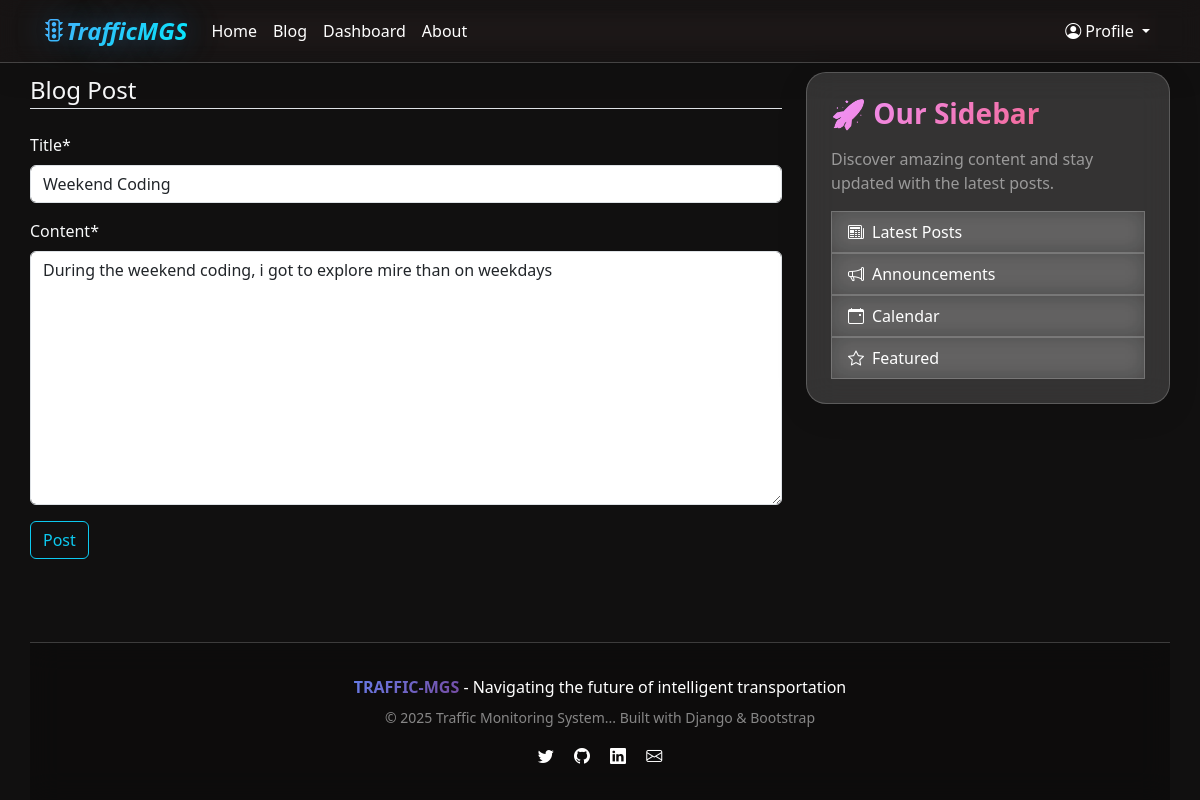
The page /blog/post/2/update/ (signed in) on the database its author committed.
### apps/blogapp/models.py (models this page shows, shortened)
class Post(models.Model):
    title = models.CharField(max_length=200)
    content = models.TextField()
    date_posted = models.DateTimeField(default=timezone.now)
    author = models.ForeignKey(User, on_delete=models.CASCADE)

### apps/blogapp/views.py (the view, shortened to what this page needs)
# urls.py: path('post/<int:pk>/update/', PostUpdateView.as_view(), name='post-update'),
class PostUpdateView(LoginRequiredMixin, UserPassesTestMixin, UpdateView):
    model = Post
    fields = ['title', 'content']
    template_name = 'blog/post_form.html'
    def test_func(self):
        post = self.get_object()
        if self.request.user == post.author:
            return True
        return False

### apps/blogapp/templates/blog/post_form.html (shortened to what this page needs)
{% extends 'blog/base.html' %}
{% load crispy_forms_tags %}
{% block content %}
<div class="content-section text-light">
  <form method="POST">
    <fieldset class="form-group">
      <legend class="border-bottom mb-4">Blog Post</legend>
      {{ form|crispy }}
    </fieldset>
    <div class="form-group">
      <button type="submit" class="btn btn-outline-info"  >Post</button>
    </div>
  </form>
</div>
{% endblock content %}

### apps/blogapp/templates/blog/base.html (style rules this page uses)
:root { --primary-gradient: linear-gradient(135deg, #667eea 0%, #764ba2 100%); --secondary-gradient: linear-gradient(135deg, #f093fb 0%, #f5576c 100%); --accent-gradient: linear-gradient(135deg, #4facfe 0%, #00f2fe 100%); --dark-gradient: linear-gradient(135deg, #2c3e50 0%, #34495e 100%); --glass-bg: rgba(255, 255, 255, 0.1); --glass-border: rgba(255, 255, 255, 0.2); }
* { margin: 0; padding: 0; box-sizing: border-box; }
body { background:rgb(17, 16, 16); min-height: 100vh; font-family: 'Segoe UI', Tahoma, Geneva, Verdana, sans-serif; }

### rows shown on the page
Post: title "Weekend Coding", content "During the weekend coding, i got to explore mire than on weekdays"
